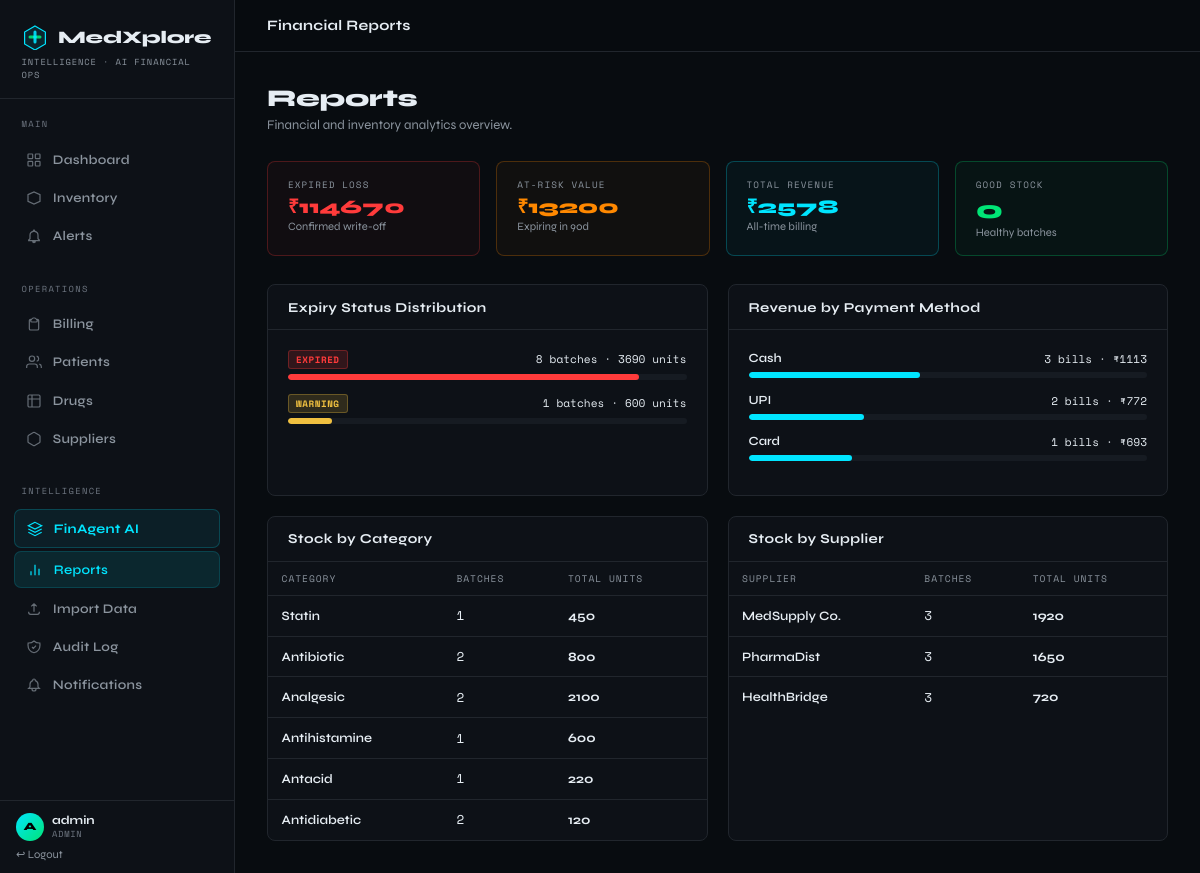
/reports (signed in), run on the app's committed database.
### tables this page shows
CREATE TABLE Drug (
    drug_id INTEGER PRIMARY KEY AUTOINCREMENT,
    name TEXT NOT NULL, category TEXT NOT NULL DEFAULT 'General',
    manufacturer TEXT NOT NULL DEFAULT 'Unknown', price REAL NOT NULL DEFAULT 0.0,
    med_id INTEGER, FOREIGN KEY (med_id) REFERENCES MedicineCatalog(med_id)
);

CREATE TABLE Supplier (
    supplier_id INTEGER PRIMARY KEY AUTOINCREMENT,
    name TEXT NOT NULL, contact TEXT, address TEXT
);

### app.py (the view)
@app.route("/reports")
@login_required
def reports():
    stats = get_stats()
    return render_template("reports.html", stats=stats,
        status_dist=query("SELECT status,COUNT(*) as cnt,SUM(quantity) as qty FROM vw_Inventory GROUP BY status"),
        cat_dist   =query("SELECT d.category,COUNT(b.batch_id) as batches,COALESCE(SUM(b.quantity),0) as total_qty,COALESCE(SUM(b.quantity*d.price),0) as value FROM Drug d LEFT JOIN Batch b ON d.drug_id=b.drug_id GROUP BY d.category ORDER BY value DESC"),
        sup_dist   =query("SELECT s.name,COUNT(b.batch_id) as batches,COALESCE(SUM(b.quantity),0) as total_qty FROM Supplier s LEFT JOIN Batch b ON s.supplier_id=b.supplier_id GROUP BY s.supplier_id ORDER BY total_qty DESC"),
        pay_dist   =query("SELECT payment_method,COUNT(*) as cnt,SUM(total) as revenue FROM Bill GROUP BY payment_method ORDER BY revenue DESC"))

### app.py (called while the page is built)
def get_db():
    if "db" not in g:
        g.db = sqlite3.connect(DB_PATH)
        g.db.row_factory = sqlite3.Row
        g.db.execute("PRAGMA foreign_keys = ON")
    return g.db

def query(sql, args=(), one=False):
    cur = get_db().execute(sql, args)
    rv  = cur.fetchall()
    return (rv[0] if rv else None) if one else rv

def login_required(f):
    from functools import wraps
    @wraps(f)
    def d(*a, **kw):
        if "user" not in session: return redirect(url_for("login"))
        return f(*a, **kw)
    return d

@app.context_processor
def inject_globals():
    stats = None
    try:
        if "user" in session:
            stats = get_stats()
    except Exception:
        pass
    return {"now": datetime.now(), "stats": stats}

### templates/reports.html (shortened to what this page needs)
{% extends "base.html" %}
{% block topbar_title %}Financial Reports{% endblock %}
{% block content %}
<div class="page-header"><h1>Reports</h1><p>Financial and inventory analytics overview.</p></div>
<div class="stat-grid" style="margin-bottom:1.75rem">
  <div class="stat stat-danger"><div class="stat-label">Expired Loss</div><div class="stat-val" style="color:var(--red);font-size:1.2rem">₹{{ "%.0f"|format(stats.expired_loss) }}</div><div class="stat-sub">Confirmed write-off</div></div>
  <div class="stat stat-warn"><div class="stat-label">At-Risk Value</div><div class="stat-val" style="color:var(--orange);font-size:1.2rem">₹{{ "%.0f"|format(stats.expiring_risk) }}</div><div class="stat-sub">Expiring in 90d</div></div>
  <div class="stat stat-accent"><div class="stat-label">Total Revenue</div><div class="stat-val" style="color:var(--accent);font-size:1.2rem">₹{{ "%.0f"|format(stats.revenue) }}</div><div class="stat-sub">All-time billing</div></div>
  <div class="stat stat-green"><div class="stat-label">Good Stock</div><div class="stat-val" style="color:var(--green)">{{ stats.good }}</div><div class="stat-sub">Healthy batches</div></div>
</div>
<div style="display:grid;grid-template-columns:1fr 1fr;gap:1.25rem">
  <div class="card">
    <div class="card-header"><h3>Expiry Status Distribution</h3></div>
    <div class="card-body">
    {% for r in status_dist %}
    {% set color = {'expired':'var(--red)','critical':'var(--orange)','warning':'var(--yellow)','good':'var(--green)'}[r.status] %}
    <div style="margin-bottom:.85rem">
      <div style="display:flex;justify-content:space-between;font-size:.78rem;margin-bottom:.3rem">
        <span><span class="badge badge-{{ r.status }}">{{ r.status }}</span></span>
        <span style="font-family:var(--font-mono);font-size:.7rem">{{ r.cnt }} batches · {{ r.qty or 0 }} units</span>
      </div>
      <div style="height:6px;background:var(--surface2);border-radius:3px;overflow:hidden">
        <div style="height:100%;width:{{ [(r.cnt / stats.total * 100)|int, 100]|min }}%;background:{{ color }};border-radius:3px"></div>
      </div>
    </div>
    {% endfor %}
    </div>
  </div>
  <div class="card">
    <div class="card-header"><h3>Revenue by Payment Method</h3></div>
    <div class="card-body">
    {% set total_rev = pay_dist|sum(attribute='revenue') or 1 %}
    {% for p in pay_dist %}
    <div style="margin-bottom:.85rem">
      <div style="display:flex;justify-content:space-between;font-size:.78rem;margin-bottom:.3rem">
        <span style="font-weight:600">{{ p.payment_method }}</span>
        <span style="font-family:var(--font-mono);font-size:.7rem">{{ p.cnt }} bills · ₹{{ "%.0f"|format(p.revenue) }}</span>
      </div>
      <div style="height:6px;background:var(--surface2);border-radius:3px;overflow:hidden">
        <div style="height:100%;width:{{ [(p.revenue / total_rev * 100)|int, 100]|min }}%;background:var(--accent);border-radius:3px"></div>
      </div>
    </div>
    {% else %}<div class="empty-msg">No billing data</div>
    {% endfor %}
    </div>
  </div>
  <div class="card">
    <div class="card-header"><h3>Stock by Category</h3></div>
    <div class="card-body" style="padding:0">
      <table>
        <thead><tr><th>Category</th><th>Batches</th><th>Total Units</th></tr></thead>
        <tbody>
        {% for r in cat_dist %}
        <tr>
          <td style="font-weight:600">{{ r.category }}</td>
          <td style="font-family:var(--font-mono)">{{ r.batches }}</td>
          <td style="font-weight:700">{{ r.total_qty }}</td>
        </tr>
        {% endfor %}
        </tbody>
      </table>
    </div>
  </div>
  <div class="card">
    <div class="card-header"><h3>Stock by Supplier</h3></div>
    <div class="card-body" style="padding:0">
      <table>
        <thead><tr><th>Supplier</th><th>Batches</th><th>Total Units</th></tr></thead>
        <tbody>
        {% for r in sup_dist %}
        <tr>
          <td style="font-weight:600">{{ r.name }}</td>
          <td style="font-family:var(--font-mono)">{{ r.batches }}</td>
          <td style="font-weight:700">{{ r.total_qty }}</td>
        </tr>
        {% endfor %}
        </tbody>
      </table>
    </div>
  </div>
</div>
{% endblock %}

### templates/base.html (style rules this page uses)
:root { --bg:#080c10; --surface:#0d1117; --surface2:#161b22; --surface3:#1c2128; --border:#21262d; --border2:#30363d; --text:#e6edf3; --muted:#8b949e; --muted2:#6e7681; --accent:#00e5ff; --accent2:#00b4cc; --green:#00e576; --yellow:#f0c040; --orange:#ff8800; --red:#ff3b3b; --sidebar:235px; --font-head:'Syne',sans-serif; --font-mono:'Space Mono',monospace; }
*,*::before,*::after { box-sizing:border-box;margin:0;padding:0 }
html { scroll-behavior:smooth }
body { background:var(--bg);color:var(--text);font-family:var(--font-head);min-height:100vh;display:flex }
.page-header { margin-bottom:1.75rem }
.page-header h1 { font-size:1.5rem;font-weight:800;letter-spacing:-.01em }
.page-header p { color:var(--muted);font-size:.82rem;margin-top:.25rem }
.card { background:var(--surface);border:1px solid var(--border);border-radius:8px }
.card-header { padding:.85rem 1.25rem;border-bottom:1px solid var(--border); display:flex;align-items:center;justify-content:space-between; }
.card-header h3 { font-size:.85rem;font-weight:700;letter-spacing:.03em }
.card-body { padding:1.25rem }
.stat-grid { display:grid;grid-template-columns:repeat(auto-fit,minmax(160px,1fr));gap:1rem;margin-bottom:1.75rem }
.stat { background:var(--surface);border:1px solid var(--border);border-radius:8px;padding:1rem 1.25rem;position:relative;overflow:hidden }
.stat-label { font-family:var(--font-mono);font-size:.58rem;letter-spacing:.12em;color:var(--muted);text-transform:uppercase;margin-bottom:.35rem }
.stat-val { font-size:1.6rem;font-weight:800;line-height:1 }
.stat-sub { font-size:.7rem;color:var(--muted);margin-top:.25rem }
.stat-accent { border-color:rgba(0,229,255,.25);background:rgba(0,229,255,.04) }
.stat-danger { border-color:rgba(255,59,59,.25);background:rgba(255,59,59,.04) }
.stat-warn { border-color:rgba(255,136,0,.25);background:rgba(255,136,0,.04) }
.stat-green { border-color:rgba(0,229,118,.25);background:rgba(0,229,118,.04) }
.badge { display:inline-block;font-family:var(--font-mono);font-size:.58rem;font-weight:700;letter-spacing:.06em;padding:2px 7px;border-radius:3px;text-transform:uppercase }
.badge-expired { background:rgba(255,59,59,.15);color:var(--red);border:1px solid rgba(255,59,59,.3) }
.badge-warning { background:rgba(240,192,64,.15);color:var(--yellow);border:1px solid rgba(240,192,64,.3) }
table { width:100%;border-collapse:collapse;font-size:.8rem }
thead th { font-family:var(--font-mono);font-size:.6rem;letter-spacing:.1em;text-transform:uppercase;color:var(--muted);padding:.6rem .85rem;text-align:left;border-bottom:1px solid var(--border);font-weight:400 }
tbody td { padding:.65rem .85rem;border-bottom:1px solid var(--border);vertical-align:middle }
tbody tr:last-child td { border-bottom:none }

### data on the page
Drug: category "Statin", batches "1", total_qty "450"
Drug: category "Antibiotic", batches "2", total_qty "800"
Drug: category "Analgesic", batches "2", total_qty "2100"
Drug: category "Antihistamine", batches "1", total_qty "600"
Drug: category "Antacid", batches "1", total_qty "220"
Drug: category "Antidiabetic", batches "2", total_qty "120"
Supplier: name "MedSupply Co.", batches "3", total_qty "1920"
Supplier: name "PharmaDist", batches "3", total_qty "1650"
Supplier: name "HealthBridge", batches "3", total_qty "720"

### other printed values
{{ session.user.username[0].upper() }} "A"
{{ session.user.username }} "admin"
{{ session.user.role }} "ADMIN"
{{ "%.0f"|format(stats.expired_loss) }} "114670"
{{ "%.0f"|format(stats.expiring_risk) }} "13200"
{{ "%.0f"|format(stats.revenue) }} "2578"
{{ stats.good }} "0"
{{ r.status }} "EXPIRED" "WARNING"
{{ r.cnt }} "8" "1"
{{ r.qty or 0 }} "3690" "600"
{{ p.payment_method }} "Cash" "UPI" "Card"
{{ p.cnt }} "3" "2" "1"
{{ "%.0f"|format(p.revenue) }} "1113" "772" "693"
